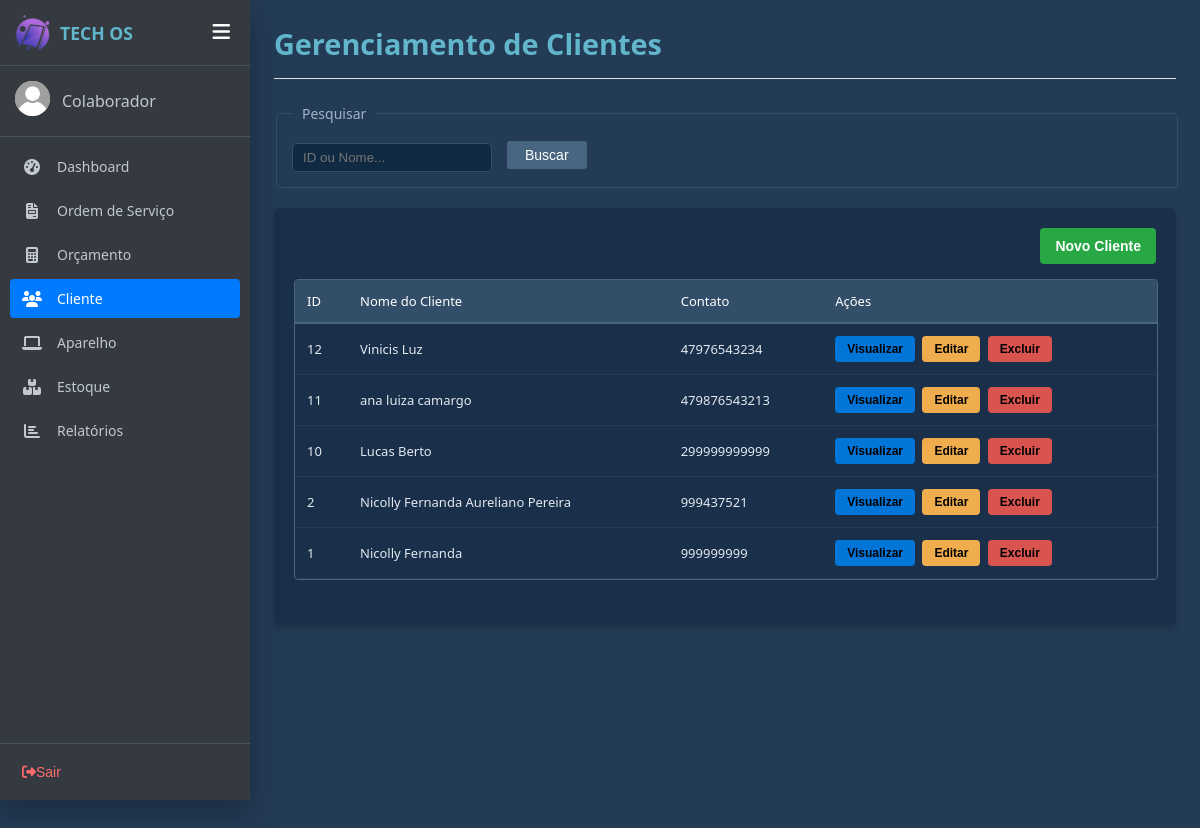
The app's page /cliente.php with its own data.
### tables this page shows
CREATE TABLE `clientes` (
  `idCliente` int(11) NOT NULL COMMENT 'Número de identificação do cliente',
  `nomeCliente` varchar(150) NOT NULL COMMENT 'Nome do cliente que será cadastrado ',
  `cpfCliente` varchar(15) NOT NULL COMMENT 'CPF completo do cliente',
  `emailCliente` varchar(150) NOT NULL COMMENT 'Endereço de email principal para contato e notificações',
  `telefoneCliente` varchar(20) NOT NULL COMMENT 'O número para contato com o cliente',
  `cepCliente` varchar(10) NOT NULL COMMENT 'O CEP para identificar o endereço do cliente',
  `enderecoCliente` varchar(30) NOT NULL COMMENT 'O nome da rua em que mora',
  `numeroCliente` varchar(20) NOT NULL COMMENT 'Número da residência',
  `complementoCliente` varchar(50) NOT NULL COMMENT 'O complemento opcional para identificar onde o cliente mora',
  `bairroCliente` varchar(40) NOT NULL COMMENT 'O bome do Bairro do cliente',
  `cidadeCliente` varchar(30) NOT NULL COMMENT 'O nome da cidade em que reside',
  `estadoCliente` varchar(30) NOT NULL COMMENT 'O nome do Estado em que mora'
);

### php/funcaoCliente.php (the view, shortened to what this page needs)
<?php
    function listaClientes($termoBusca = ""){
        $html = "";
    include("includes/conexao.php");
    $sql = "SELECT idCliente, nomeCliente, cpfCliente, telefoneCliente, cepCliente, enderecoCliente, numeroCliente, complementoCliente, bairroCliente, cidadeCliente, estadoCliente  from clientes";
    $sql .= " ORDER BY idCliente DESC";
    $result = mysqli_query($conn,$sql);
    if(mysqli_num_rows($result) > 0){
        foreach($result as $coluna){
        $html .= "<tr>
                          <td>".$coluna['idCliente']."</td>
                          <td >".$coluna['nomeCliente']."</td>
                          <td >".$coluna['telefoneCliente']."</td>
                          <td>
                            <button
                            class='btn-visualizar-tabela btn-visualizar' title='Visualizar'
                            data-id='".$coluna['idCliente']."'
                            data-nome='".htmlspecialchars($coluna['nomeCliente'],ENT_QUOTES)."'
                            data-cpf='".htmlspecialchars($coluna['cpfCliente'],ENT_QUOTES)."'
                            data-telefone='".htmlspecialchars($coluna['telefoneCliente'],ENT_QUOTES)."'
                            data-cep='".htmlspecialchars($coluna['cepCliente'],ENT_QUOTES)."'
                            data-endereco='".htmlspecialchars($coluna['enderecoCliente'],ENT_QUOTES)."'
                            data-numero='".htmlspecialchars($coluna['numeroCliente'],ENT_QUOTES)."'
                            data-complemento='".htmlspecialchars($coluna['complementoCliente'],ENT_QUOTES)."'
                            data-bairro='".htmlspecialchars($coluna['bairroCliente'],ENT_QUOTES)."'
                            data-cidade='".htmlspecialchars($coluna['cidadeCliente'],ENT_QUOTES)."'
                            data-estado='".htmlspecialchars($coluna['estadoCliente'],ENT_QUOTES)."'
                            >Visualizar
                            </button>
                            <button class='btn-alterar-tabela btn-alterar' title='Alterar'
                            data-id='".$coluna['idCliente']."'
                            data-nome='".htmlspecialchars($coluna['nomeCliente'],ENT_QUOTES)."'
                            data-cpf='".htmlspecialchars($coluna['cpfCliente'],ENT_QUOTES)."'
                            data-telefone='".htmlspecialchars($coluna['telefoneCliente'],ENT_QUOTES)."'
                            data-cep='".htmlspecialchars($coluna['cepCliente'],ENT_QUOTES)."'
                            data-endereco='".htmlspecialchars($coluna['enderecoCliente'],ENT_QUOTES)."'
                            data-numero='".htmlspecialchars($coluna['numeroCliente'],ENT_QUOTES)."'
                            data-complemento='".htmlspecialchars($coluna['complementoCliente'],ENT_QUOTES)."'
                            data-bairro='".htmlspecialchars($coluna['bairroCliente'],ENT_QUOTES)."'
                            data-cidade='".htmlspecialchars($coluna['cidadeCliente'],ENT_QUOTES)."'
                            data-estado='".htmlspecialchars($coluna['estadoCliente'],ENT_QUOTES)."'
                            > Editar
                            </button>
                            <button class='btn-apagar-tabela btn-apagar' title='Apagar' data-id='".$coluna['idCliente']."'>
                            Excluir
                            </button>
                          </td>
                     </tr>";
        }
    } else {
        $html .= "<tr><td colspan='4' style='text-align:center;'>Nenhum cliente encontrado.</td></tr>";
    }
        return $html;
    }
    ?>

### css/os.css (style rules this page uses)
.os-table td { padding: 12px; border-bottom: 1px solid #243b53; color: #e2e8f0; }

### css/style_cadastros.css (style rules this page uses)
.btn-alterar, .btn-apagar, .btn-visualizar { border: none; border-radius: 4px; cursor: pointer; padding: 6px 12px; font-size: 12px; font-weight: 600; margin-right: 4px; transition: all 0.2s ease-in-out; display: inline-block; font-weight: bold; color:black; }
.btn-alterar { background-color: #f0ad4e; color:black; }
.btn-apagar { background-color: #d9534f; color: black; }
.btn-visualizar { background-color: #0275d8; color: black; }

### css/sidebar.css (style rules this page uses)
:root { --sidebar-bg: #343a40; --sidebar-hover: rgba(255, 255, 255, 0.1); --sidebar-active: #007bff; --text-color: #c2c7d0; --sidebar-width: 250px; }
body { margin: 0; font-family: 'Segoe UI', Tahoma, Geneva, Verdana, sans-serif; display: flex; background-color: #243b55; color: #ffffff; min-height: 100vh; transition: padding-left 0.3s ease; padding-left: var(--sidebar-width); }

### records on screen
clientes: idCliente "12", nomeCliente "Vinicis Luz", telefoneCliente "47976543234"
clientes: idCliente "11", nomeCliente "ana luiza camargo", telefoneCliente "479876543213"
clientes: idCliente "10", nomeCliente "Lucas Berto", telefoneCliente "299999999999"
clientes: idCliente "2", nomeCliente "Nicolly Fernanda Aureliano Pereira", telefoneCliente "999437521"
clientes: idCliente "1", nomeCliente "Nicolly Fernanda", telefoneCliente "999999999"

### other values on screen
nomeFuncionario($idLogado) "Colaborador"
